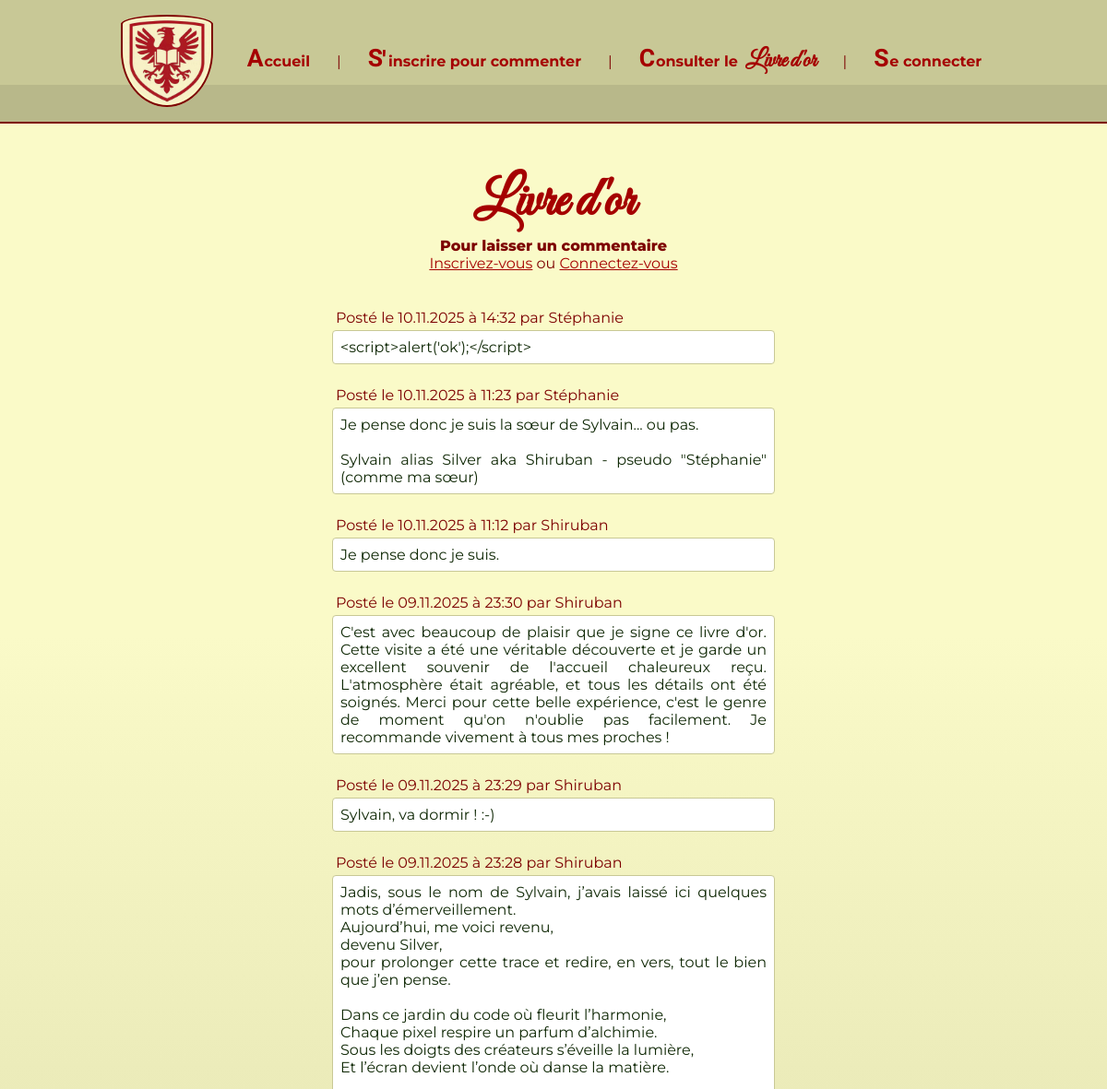
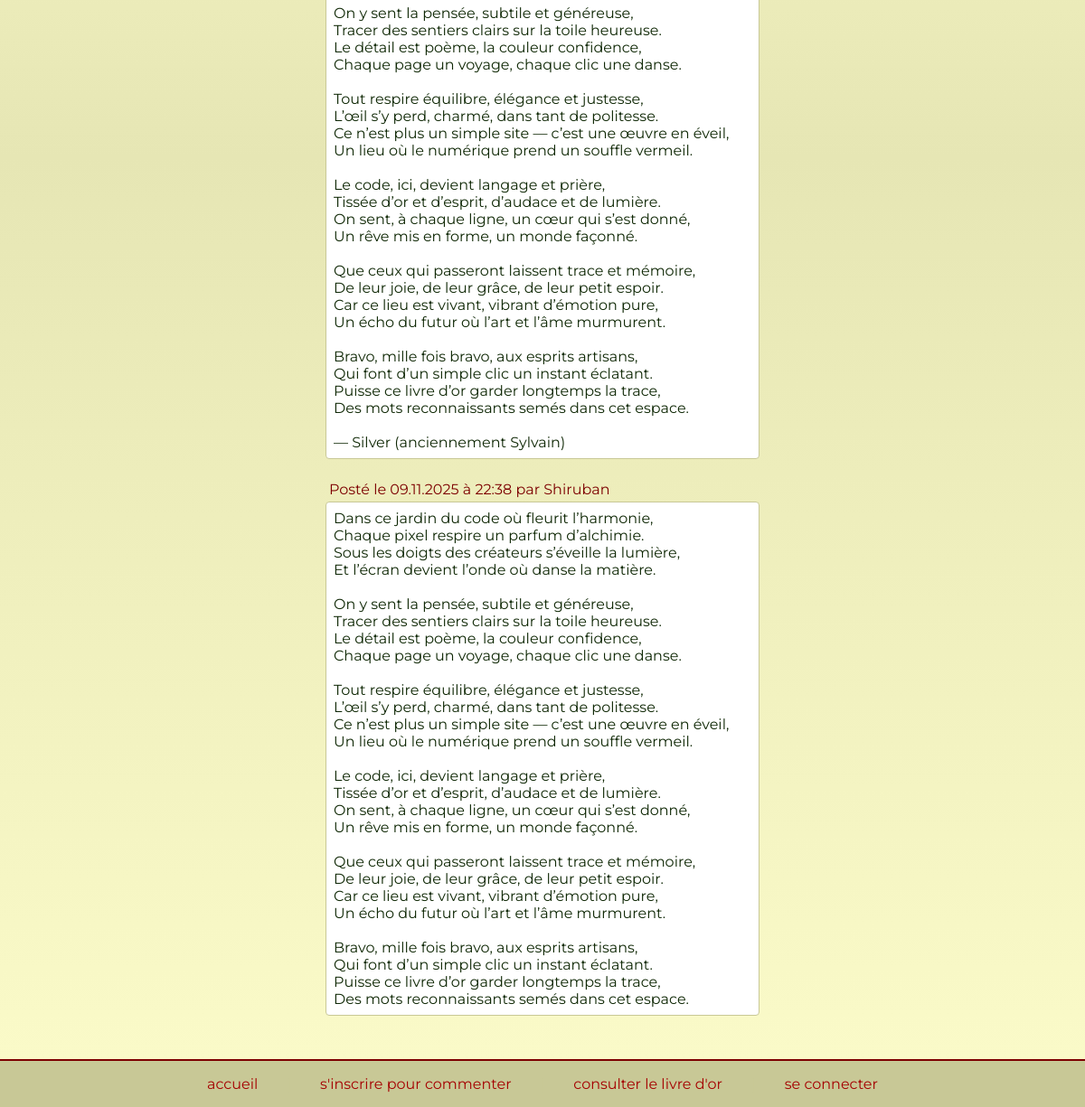
/pages/livre-or.php, run on the app's committed database (2 pictures, top to bottom).
### tables this page shows
CREATE TABLE `commentaires` (
  `id` int NOT NULL,
  `commentaire` text NOT NULL,
  `id_utilisateur` int NOT NULL,
  `date` datetime NOT NULL DEFAULT CURRENT_TIMESTAMP
);

CREATE TABLE `utilisateurs` (
  `id` int NOT NULL,
  `login` varchar(255) NOT NULL,
  `password` varchar(255) NOT NULL
);

### pages/livre-or.php (the view, shortened to what this page needs)
<?php
require_once '../config/config.php';
$stmt = $pdo->query("
    SELECT
        c.id,
        c.commentaire,
        c.date,
        u.login
    FROM commentaires c
    INNER JOIN utilisateurs u ON c.id_utilisateur = u.id
    ORDER BY c.date DESC
");
$commentaires = $stmt->fetchAll(PDO::FETCH_ASSOC);
?>
<!DOCTYPE html>
<html lang="fr">
<head>
    <link rel="stylesheet" href="../assets/css/style.css">
</head>
<body>
    <?php include_once '../includes/header.php'; ?>
    <main>
        <div class="livredor-page">
            <div class="livredor-margin">
                <h1>Livre d'or</h1>
                <?php if (isset($_SESSION['user_id'])): ?>
                    <p class="form-catchphrase">Bienvenue <?= htmlspecialchars($_SESSION['login']) ?> !</p>
                    <p><a class="array-top" href='commentaire.php'>Laissez un commentaire</a>
                    <?php else: ?>
                    <p class="form-catchphrase">Pour laisser un commentaire</p>
                    <span>
                        <a class="array-top" href='inscription.php'>Inscrivez-vous</a>
                        ou
                        <a class="array-top" href='connexion.php'>Connectez-vous</a>
                    </span>
                <?php endif; ?>
                <section class="livredor">
                    <div class="livredor-array">
                        <div class="array-group">
                            <?php if (empty($commentaires)): ?>
                                <p style="margin: 2rem 0;">Aucun commentaire pour le moment. Soyez le premier à partager votre avis avec nous !</p>
                            <?php else: ?>
                                <?php foreach ($commentaires as $comment): ?>
                                    <div class="commentaire-item">
                                        <p class="commentaire-info">
                                            Posté le
                                            <?= date('d.m.Y', strtotime($comment['date'])) ?>
                                            à
                                            <?= date('H:i', strtotime($comment['date'])) ?>
                                            par
                                            <?= htmlspecialchars($comment['login']) ?>
                                        </p>
                                        <p class="commentaire-text">
                                            <?= nl2br(htmlspecialchars($comment['commentaire'])) ?>
                                        </p>
                                    </div>
                                <?php endforeach; ?>
                            <?php endif; ?>
                        </div>
                </section>
            </div>
        </div>
    </main>
    <?php include_once '../includes/footer.php'; ?>
</body>
</html>

### includes/header.php
<header class="header">
    <nav class="header-navbar">
        <a href="<?= BASE_PATH ?>index.php" class="logo" title="Accueil">
            <img src="<?= BASE_PATH ?>assets/images/logo_livre-or.png" alt="Logo du site">
        </a>
        <div class="logo-back"></div>
        <ul class="nav-list">
            <?php if (isset($_SESSION['login'])) : ?>
                <li><a href="<?= BASE_PATH ?>index.php" title="accueil"><span class="initiale">A</span>ccueil</a></li>
                <li class="separateur">|</li>
                <li><a href="<?= BASE_PATH ?>pages/profil.php" title="profil">
                        <span class="initiale">P</span>rofil utilisateur
                    </a></li>
                <li class="separateur">|</li>
                <li><a href="<?= BASE_PATH ?>pages/commentaire.php" title="commenter"><span class="initiale">L</span>aisser un commentaire</a></li>
                <li class="separateur">|</li>
                <li><a href="<?= BASE_PATH ?>pages/livre-or.php" title="livre d'or"><span class="initiale">C</span>onsulter le <span class="logotype">Livre d'or<span></a></li>
                <li class="separateur">|</li>
                <li><a href="<?= BASE_PATH ?>pages/deconnexion.php" title="déconnexion"><span class="initiale">D</span>éconnexion</a></li>
            <?php else : ?>
                <li><a href="<?= BASE_PATH ?>index.php" title="accueil"><span class="initiale">A</span>ccueil</a></li>
                <li class="separateur">|</li>
                <li><a href="<?= BASE_PATH ?>pages/inscription.php" title="register"><span class="initiale">S</span><span class="apostrophe">'</span>inscrire pour commenter</a></li>
                <li class="separateur">|</li>
                <li><a href="<?= BASE_PATH ?>pages/livre-or.php" title="livre d'or"><span class="initiale">C</span>onsulter le <span class="logotype">Livre d'or<span></a></li>
                <li class="separateur">|</li>
                <li><a href="<?= BASE_PATH ?>pages/connexion.php" title="connexion"><span class="initiale">S</span>e connecter</a></li>
            <?php endif; ?>
        </ul>
    </nav>
</header>

### includes/footer.php
<footer class="footer">
    <nav class="footer-navbar">
        <ul class="nav-list">
            <?php if (isset($_SESSION['login'])) : ?>
                <li><a href="<?= BASE_PATH ?>index.php" title="accueil">accueil</a></li>
                <li class="separateur">|</li>
                <li><a href="<?= BASE_PATH ?>pages/profil.php" title="profil">
                        profil utilisateur
                    </a></li>
                <li class="separateur">|</li>
                <li><a href="<?= BASE_PATH ?>pages/commentaire.php" title="commenter">laisser un commentaire</a></li>
                <li class="separateur">|</li>
                <li><a href="<?= BASE_PATH ?>pages/livre-or.php" title="livre d'or">consulter le livre d'or</a></li>
                <li class="separateur">|</li>
                <li><a href="<?= BASE_PATH ?>pages/deconnexion.php" title="déconnexion">déconnexion</a></li>
            <?php else : ?>
                <li><a href="<?= BASE_PATH ?>index.php" title="accueil">accueil</a></li>
                <li class="separateur">|</li>
                <li><a href="<?= BASE_PATH ?>pages/inscription.php" title="register">s'inscrire pour commenter</a></li>
                <li class="separateur">|</li>
                <li><a href="<?= BASE_PATH ?>pages/livre-or.php" title="livre d'or">consulter le livre d'or</a></li>
                <li class="separateur">|</li>
                <li><a href="<?= BASE_PATH ?>pages/connexion.php" title="connexion">se connecter</a></li>
            <?php endif; ?>
        </ul>
    </nav>
</footer>

### assets/css/style.css (style rules this page uses)
* { margin: 0; padding: 0; box-sizing: border-box; }
:root { --dark-red: rgb(125, 0, 0); --red: rgb(165, 0, 0); --very-light-yellow: rgba(250, 250, 200, 0.5); --light-yellow: rgb(250, 250, 200); --light-khaki: rgb(230, 230, 180); --khaki: rgb(200, 200, 150); --dark-khaki: rgb(100, 100, 50); --special-dark-khaki: rgb(15, 40, 5); }
body { position: absolute; font-family: 'Montserrat', 'Lato', sans-serif; width: 100%; min-height: 100vh; display: flex; flex-direction: column; justify-content: space-between; align-items: stretch; text-align: center; color: var(--dark-red); background: var(--special-dark-khaki); }
.header, .footer { height: 100%; width: 100%; }
.header { border-bottom: 2px solid var(--dark-red); display: flex; flex-wrap: wrap; justify-content: center; align-items: center; text-align: center; color: var(--red); background: var(--khaki); }
.footer { border-top: 2px solid var(--dark-red); display: flex; flex-wrap: wrap; justify-content: center; align-items: center; text-align: center; color: var(--red); background: var(--khaki); }
.header-navbar { position: relative; display: flex; flex-wrap: wrap; justify-content: center; align-items: center; text-align: center; width: 100%; position: relative; }
.footer-navbar { position: relative; display: flex; flex-wrap: wrap; justify-content: center; align-items: center; text-align: center; width: 100%; position: relative; }
.logo { margin: 1rem; z-index: 5; border-radius: 50% 50% 50% 50% / 10% 10% 60% 60%; background: var(--light-yellow); }
.logo img { max-width: 100px; height: auto; display: block; border: 2px solid var(--dark-red); border-radius: 50% 50% 50% 50% / 10% 10% 60% 60%; padding: 0.12rem; }
.logo-back { margin-top: 0.75rem; position: absolute; top: 5rem; content: ''; max-height: 2.5rem; width: 100%; height: 100%; background: black; opacity: 0.08; z-index: 0; }
.nav-list { display: flex; flex-wrap: wrap; gap: 0; list-style: none; align-items: center; }
li { display: flex; align-items: center; padding: 0.5rem 0.5rem; text-align: center; }
.header li a { display: flex; align-items: center; gap: 0.5rem; text-decoration: none; color: inherit; font-weight: bold; padding: 0.15rem 0.75rem; border-radius: 4px; border: 1px solid transparent; }
.initiale { margin-top: -0.45rem; margin-right: -0.45rem; font-family: 'Grenze Gotisch', 'Montserrat', 'Lato', sans-serif; font-size: 166%; font-weight: 900; font-style: oblique 1.75deg; }
.apostrophe { margin-top: -0.25rem; margin-right: -0.35rem; margin-left: -0.1rem; font-family: 'Grenze Gotisch', 'Montserrat', 'Lato', sans-serif; font-size: 166%; font-weight: 600; font-style: oblique 5deg; }
.header .logotype { font-family: 'Great Vibes', 'Montserrat', 'Lato', sans-serif; font-size: 1.66rem; font-weight: 900; letter-spacing: -0.033rem; }
.header .separateur { color: var(--dark-red); }
.footer li a { display: flex; align-items: center; gap: 0.5rem; text-decoration: none; color: inherit; font-weight: light; padding: 0.5rem 1rem; border-radius: 4px; }
.footer .separateur { color: var(--khaki); }
.form-catchphrase { font-weight: 800; }
.livredor-page { background: content-box linear-gradient( to bottom, var(--light-yellow) 0%, var(--light-yellow) 25%, var(--light-khaki) 55%, var(--light-yellow) 100% ); min-height: 128vh; align-content: center; }
.livredor-margin { margin: 3rem 0 3rem 0; }
.livredor-page h1 { letter-spacing: 0.03rem; color: var(--red); font-family: 'Great Vibes', 'Montserrat', 'Lato', sans-serif; font-size: 3.75rem; font-weight: 900; letter-spacing: -0.07rem; }
.array-top { color: var(--red); }
.array-group { text-align: center; padding: 0 30% 0 30%; margin-top: 2.25rem; }
.commentaire-item { text-align: center; }
.commentaire-info { padding: 0.25rem; margin-top: 1.25rem; text-align: left; }
.commentaire-text { color: var(--special-dark-khaki); background: white; margin-top: 0rem; text-align: justify; padding: 0.5rem; border-radius: 4px; border: 1.5px solid var(--khaki); width: 100%; }

### data on the page
commentaires: date "10.11.2025", date "14:32", id_utilisateur.login "Stéphanie", commentaire "<script>alert('ok');</script>"
commentaires: date "10.11.2025", date "11:23", id_utilisateur.login "Stéphanie", commentaire "Je pense donc je suis la sœur de Sylvain... ou pas. Sylvain alias Silver aka Shiruban - pseudo \"Stéphanie\" (comme ma sœur)"
commentaires: date "10.11.2025", date "11:12", id_utilisateur.login "Shiruban", commentaire "Je pense donc je suis."
commentaires: date "09.11.2025", date "23:30", id_utilisateur.login "Shiruban", commentaire "C'est avec beaucoup de plaisir que je signe ce livre d'or. Cette visite a été une véritable découverte et je garde un excellent souvenir de l'accueil chaleureux reçu. L'atmosphère était agréable, et tous les détails ont été soignés. Merci pour cette belle expérience, c'est le genre de moment qu'on n'oublie pas facilement. Je recommande vivement à tous mes proches !"
commentaires: date "09.11.2025", date "23:29", id_utilisateur.login "Shiruban", commentaire "Sylvain, va dormir ! :-)"
commentaires: date "09.11.2025", date "23:28", id_utilisateur.login "Shiruban", commentaire "Jadis, sous le nom de Sylvain, j’avais laissé ici quelques mots d’émerveillement. Aujourd’hui, me voici revenu, devenu Silver, pour prolonger cette trace et redire, en vers, tout le bien que j’en pense. Dans ce jardin du code où fleurit l’harmonie, Chaque pixel respire un parfum d’alchimie. Sous les doigts des créateurs s’éveille la lumière, Et l’écran devient l’onde où danse la matière. On y sent la pensée, subtile et généreuse, Tracer des sentiers clairs sur la toile heureuse. Le détail est poème, la couleur confidence, Chaque page un voyage, chaque clic une danse. Tout respire équilibre, élégance et justesse, L’œil s’y perd, charmé, dans tant de politesse. Ce n’est plus un simple site —…"
commentaires: date "09.11.2025", date "22:38", id_utilisateur.login "Shiruban", commentaire "Dans ce jardin du code où fleurit l’harmonie, Chaque pixel respire un parfum d’alchimie. Sous les doigts des créateurs s’éveille la lumière, Et l’écran devient l’onde où danse la matière. On y sent la pensée, subtile et généreuse, Tracer des sentiers clairs sur la toile heureuse. Le détail est poème, la couleur confidence, Chaque page un voyage, chaque clic une danse. Tout respire équilibre, élégance et justesse, L’œil s’y perd, charmé, dans tant de politesse. Ce n’est plus un simple site — c’est une œuvre en éveil, Un lieu où le numérique prend un souffle vermeil. Le code, ici, devient langage et prière, Tissée d’or et d’esprit, d’audace et de lumière. On sent, à chaque ligne, un cœur qui…"
